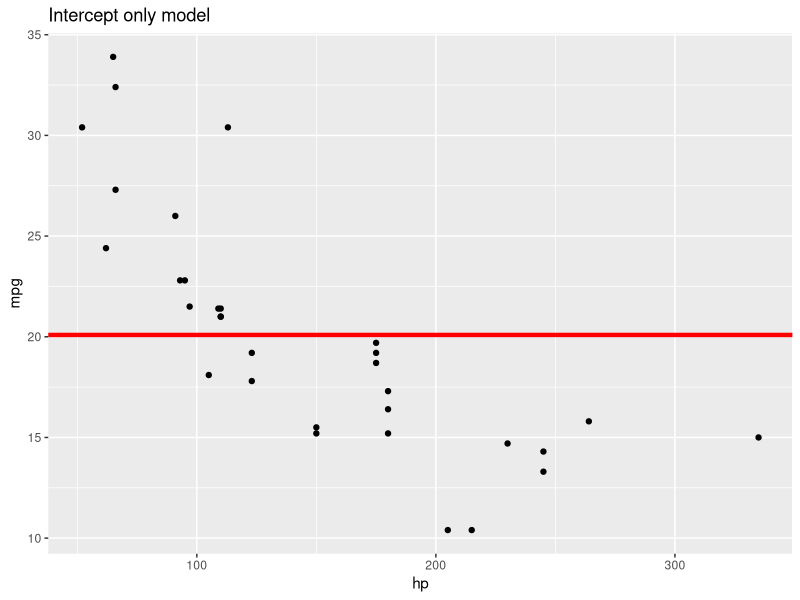
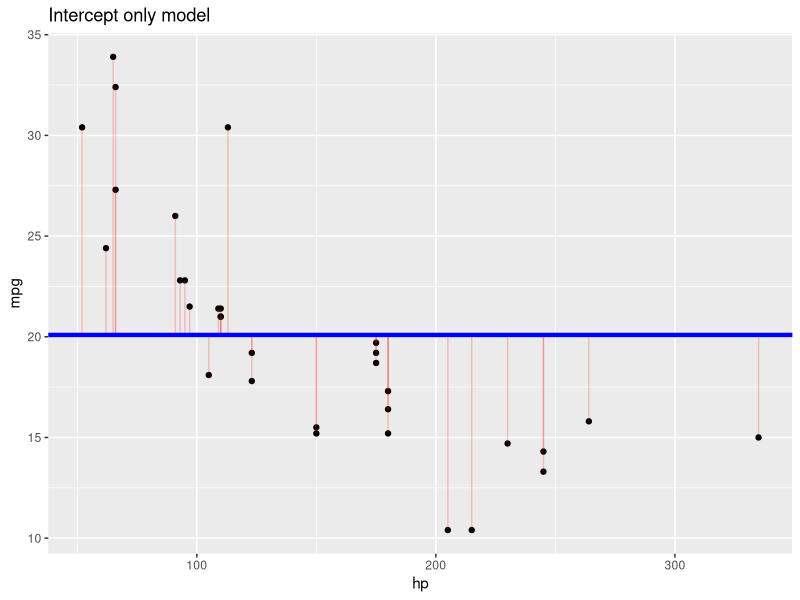
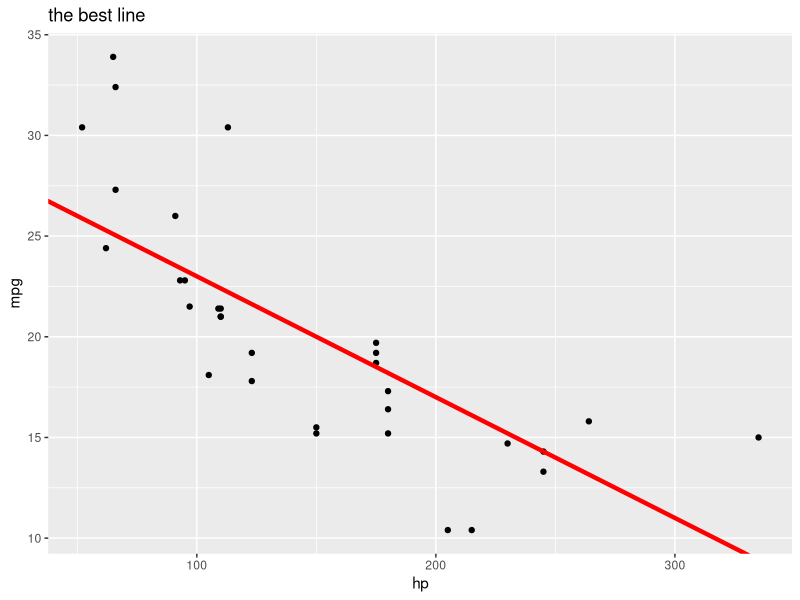
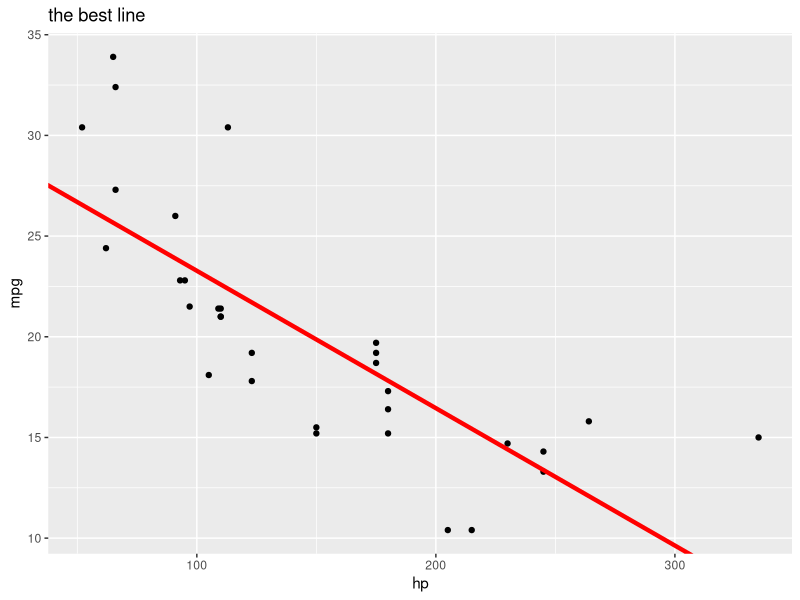
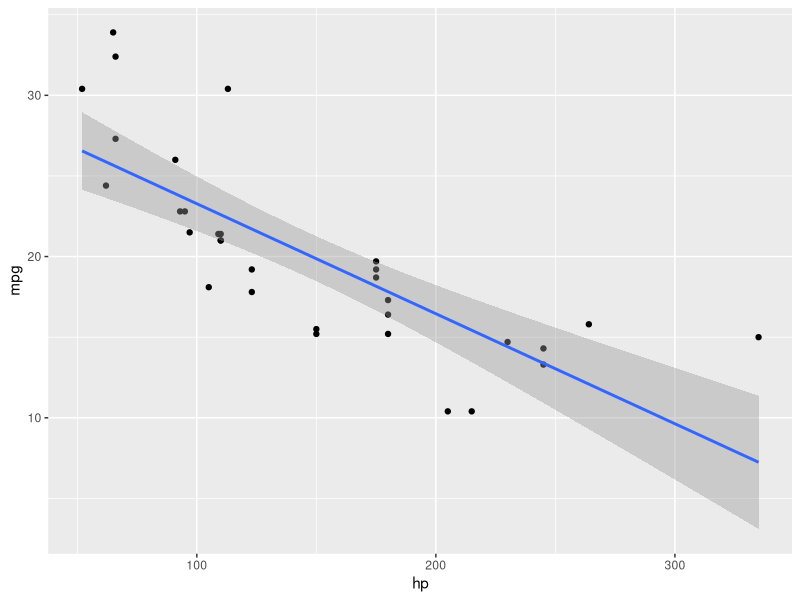

Source code (R) for these figures, in order:
library(ggplot2)
data("mtcars")
ggplot(mtcars, aes(x = hp, y = mpg))+ geom_point() +
  geom_hline(yintercept = mean(mtcars$mpg), col = 'red', size = 1.5) +
  ggtitle("Intercept only model")

model <- lm(mpg~ 1, data = mtcars)
summary(model)
mean(mtcars$mpg)

ggplot(mtcars, aes(x = hp, y = mpg))+ geom_point() +
  geom_segment(aes(xend = hp, yend = mean(mtcars$mpg)), alpha = .2, col='red') +
  geom_hline(yintercept = mean(mtcars$mpg), col = 'blue', size = 1.5) +
  ggtitle("Intercept only model")

ggplot(mtcars, aes(x = hp, y = mpg))+ geom_point() +
  geom_abline(intercept = 29, slope = -0.06, col = "red", size = 1.5) +
  ggtitle("the best line")

mod3 <- lm(mpg~hp, data  =mtcars)
names(mod3)
summary(mod3)

ggplot(mtcars, aes(x = hp, y = mpg))+ geom_point() +
  geom_abline(intercept = 30.09886, slope = -0.06823, col = "red", size = 1.5) +
  ggtitle("the best line")

ggplot(mtcars, aes(x = hp, y = mpg)) +geom_point() +
  geom_smooth(method = 'lm')
